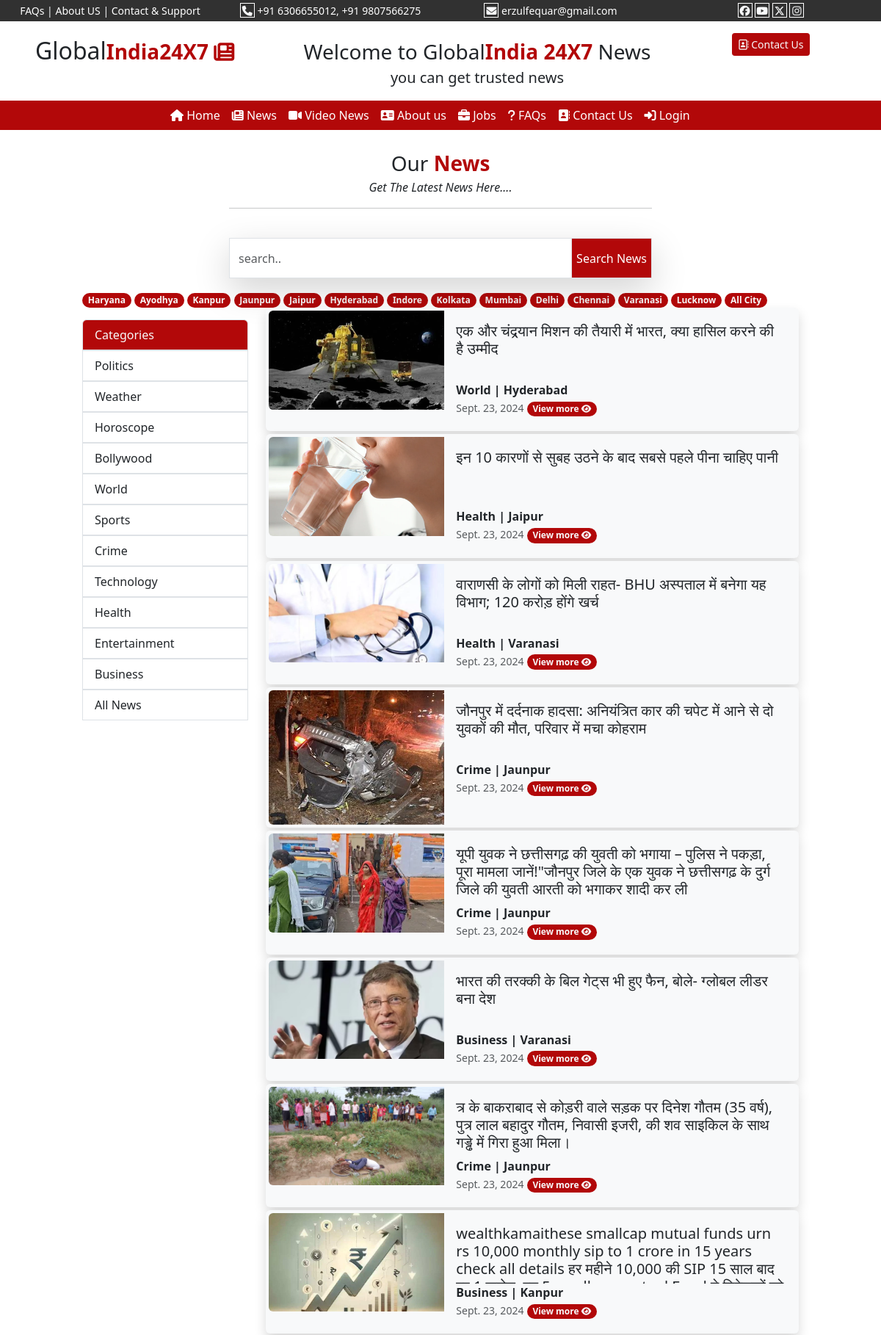
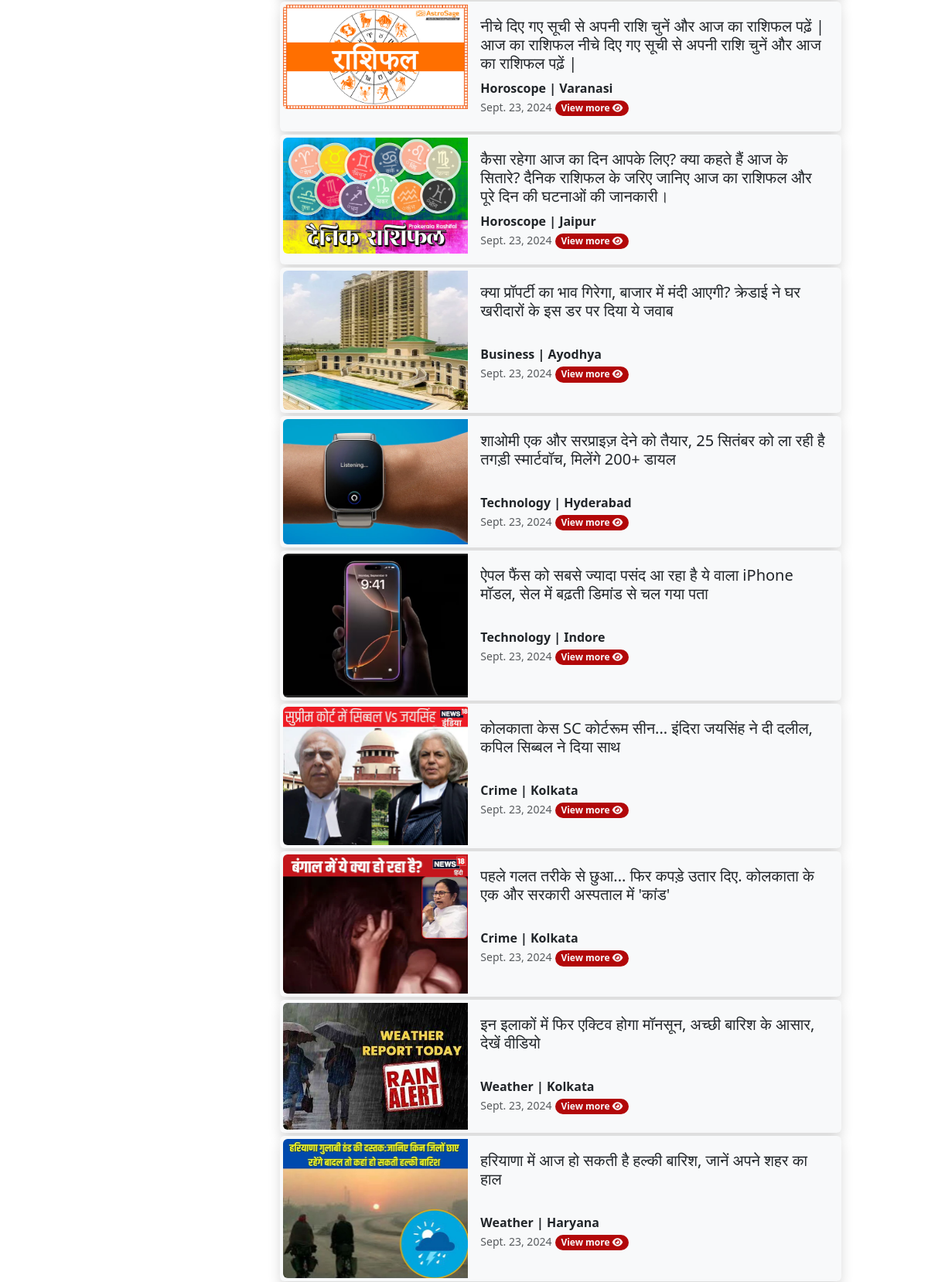
Page /news/ (upper part) on the committed database (2 pictures, top to bottom).
### user/models.py (models this page shows)
class tbl_city(models.Model):
    city_name=models.CharField(max_length=50,null=True)
    city_picture=models.ImageField(upload_to='static/city/',null=True)
    def __str__(self):
        return self.city_name

class category(models.Model):
    category_name=models.CharField(max_length=100,null=True)
    category_picture=models.ImageField(upload_to='static/category/',null=True)
    def __str__(self):
        return self.category_name

class tbl_news(models.Model):
    headline=models.CharField(max_length=400,null=True)
    news_category=models.ForeignKey(category,on_delete=models.CASCADE)
    news_city=models.ForeignKey(tbl_city,on_delete=models.CASCADE)
    news_description=models.TextField(null=True)
    posted_date=models.DateField()
    news_picture=models.ImageField(upload_to='static/news/',null=True)

### user/views.py (the view)
# urls.py: path('news/',views.news),
def news(request):
    catid=request.GET.get('catid')
    cityid=request.GET.get('cityid')
    searchdata=request.GET.get('search')
    data=""
    if catid is not None:
        data=tbl_news.objects.all().filter(news_category=catid)
    elif cityid is not None:
        data=tbl_news.objects.all().filter(news_city=cityid)
    elif searchdata is not None:
        data=tbl_news.objects.all().filter(Q(headline__icontains=searchdata) |Q(news_description__icontains=searchdata) |Q(news_city__city_name__icontains=searchdata) |Q(news_category__category_name__icontains=searchdata))
    else:
        data=tbl_news.objects.all().order_by('-id')
    citydata=tbl_city.objects.all().order_by('-id')
    categorydata=category.objects.all().order_by('-id')
    mydict={'ndata':data,'citydata':citydata,'categorydata':categorydata}
    return render(request,'news.html',mydict)

### templates/news.html (shortened to what this page needs)
{% extends 'base.html'%}
{% load static %}
{% block childpage %}
<div class="row heading text-center py-4" xmlns="http://www.w3.org/1999/html">
<div class="col-sm-6 mx-auto">
    <p class="fs-3 m-0">Our<b class="txt-color1">              News</b></p>
    <i> Get The Latest News Here....</i>
    <hr/>
</div>
</div>
<div class="row">
    <div class="col-sm-6 mx-auto">
        <form>
        <div class="input-group shadow-lg mb-3">
            <input type="text"  name=search class="form-control" placeholder="search..">
            <i class="input-group-text bg-mycolor1 p-0 rounded-0">
                  <input type="submit" value="Search News"/>
            </i>
        </div>
            </form>
    </div>
</div>
<div class="row">
    <div class="col-sm-10 mx-auto">
        {% for i in citydata %}
        <a href="/news?cityid={{i.id}}" class="badge bg-mycolor1 text-light rounded-pill" style="text-decoration:none;">{{i.city_name}}</a>
    {% endfor %}
                <a href="/news/" class="badge bg-mycolor1 text-light rounded-pill" style="text-decoration:none;">All City</a>
    </div>
</div>
<div class="row">
    <div class="col-sm-10 mx-auto">
        <div class="row">
       <div class="col-sm-3 my-3">
           <ul class="list-group">
  <li class="list-group-item bg-mycolor1 text-light">Categories</li>
               {% for x in categorydata%}
 <a href="/news?catid={{x.id}}" style="text-decoration:none"> <li class="list-group-item">{{x.category_name}}</li></a>
               {% endfor %}
                <a href="/news/" style="text-decoration:none"> <li class="list-group-item">All News</li></a>
</ul>
       </div>
       <div class="col-sm-9">
                {% for i in ndata %}
            <div class="card border-0 shadow p-1 mb-1 bg-body-tertiary rounded">
  <div class="row g-0">
    <div class="col-md-4">
      <img src="../{{i.news_picture}}" style="max-height:300px;" class="img-fluid rounded-start" alt="...">
    </div>
    <div class="col-md-8">
      <div class="card-body">
        <h5 class="card-title m-0 " style="height:80px; overflow-y:auto;">{{i.headline}}</h5>
          <b>{{i.news_category}}  | {{i.news_city}}</b>
        <p class="card-text"><small class="text-body-secondary">{{i.posted_date}}</small>
          <a href="/newsdetails?nid={{i.id}}" class="badge bg-mycolor1 rounded-pill text-light bt" style="text-decoration:none;">View more <i class="fa-solid fa-eye"></i></a></p>
      </div>
    </div>
  </div>
</div>
                {% endfor %}
       </div>
            </div>
    </div>
</div>
{% endblock %}

### templates/base.html (style rules this page uses)
body { overflow-x:hidden; }
:root { --bgcolor1:#b20809; --bgcolor2:#313131; --bgcolor3:#ffb634; }
.bg-mycolor1 { background:var(--bgcolor1); }
.txt-color1 { color:var(--bgcolor1); }

### templates/news.html (style rules this page uses)
.form-control { height:55px; border-radius:0px !important; }
.input-group-text input { background:transparent; color:white; height:50px; border:none; }

### rows in the picture
tbl_city: city_name "Haryana"
tbl_city: city_name "Ayodhya"
tbl_city: city_name "Kanpur"
tbl_city: city_name "Jaunpur"
tbl_city: city_name "Jaipur"
tbl_city: city_name "Hyderabad"
tbl_city: city_name "Indore"
tbl_city: city_name "Kolkata"
tbl_city: city_name "Mumbai"
tbl_city: city_name "Delhi"
tbl_city: city_name "Chennai"
tbl_city: city_name "Varanasi"
tbl_city: city_name "Lucknow"
category: category_name "Politics"
category: category_name "Weather"
category: category_name "Horoscope"
category: category_name "Bollywood"
category: category_name "World"
category: category_name "Sports"
category: category_name "Crime"
category: category_name "Technology"
category: category_name "Health"
category: category_name "Entertainment"
category: category_name "Business"
tbl_news: news_picture (picture), headline "एक और चंद्रयान मिशन की तैयारी में भारत, क्या हासिल करने की है उम्मीद", news_category "World", news_city "Hyderabad", posted_date "Sept. 23, 2024"
tbl_news: news_picture (picture), headline "इन 10 कारणों से सुबह उठने के बाद सबसे पहले पीना चाहिए पानी", news_category "Health", news_city "Jaipur", posted_date "Sept. 23, 2024"
tbl_news: news_picture (picture), headline "वाराणसी के लोगों को मिली राहत- BHU अस्पताल में बनेगा यह विभाग; 120 करोड़ होंगे खर्च", news_category "Health", news_city "Varanasi", posted_date "Sept. 23, 2024"
tbl_news: news_picture (picture), headline "जौनपुर में दर्दनाक हादसा: अनियंत्रित कार की चपेट में आने से दो युवकों की मौत, परिवार में मचा कोहराम", news_category "Crime", news_city "Jaunpur", posted_date "Sept. 23, 2024"
tbl_news: news_picture (picture), headline "यूपी युवक ने छत्तीसगढ़ की युवती को भगाया – पुलिस ने पकड़ा, पूरा मामला जानें!\"जौनपुर जिले के एक युवक ने छत्तीसगढ़ के दुर्ग जिले की युवती आरती को भगाकर शादी कर ली", news_category "Crime", news_city "Jaunpur", posted_date "Sept. 23, 2024"
tbl_news: news_picture (picture), headline "भारत की तरक्की के बिल गेट्स भी हुए फैन, बोले- ग्लोबल लीडर बना देश", news_category "Business", news_city "Varanasi", posted_date "Sept. 23, 2024"
tbl_news: news_picture (picture), headline "त्र के बाकराबाद से कोड़री वाले सड़क पर दिनेश गौतम (35 वर्ष), पुत्र लाल बहादुर गौतम, निवासी इजरी, की शव साइकिल के साथ गड्ढे में गिरा हुआ मिला।", news_category "Crime", news_city "Jaunpur", posted_date "Sept. 23, 2024"
tbl_news: news_picture (picture), headline "wealthkamaithese smallcap mutual funds urn rs 10,000 monthly sip to 1 crore in 15 years check all details हर महीने 10,000 की SIP 15 साल बाद…", news_category "Business", news_city "Kanpur", posted_date "Sept. 23, 2024"
tbl_news: news_picture (picture), headline "नीचे दिए गए सूची से अपनी राशि चुनें और आज का राशिफल पढ़ें |आज का राशिफल नीचे दिए गए सूची से अपनी राशि चुनें और आज का राशिफल पढ़ें |", news_category "Horoscope", news_city "Varanasi", posted_date "Sept. 23, 2024"
tbl_news: news_picture (picture), headline "कैसा रहेगा आज का दिन आपके लिए? क्या कहते हैं आज के सितारे? दैनिक राशिफल के जरिए जानिए आज का राशिफल और पूरे दिन की घटनाओं की जानकारी।", news_category "Horoscope", news_city "Jaipur", posted_date "Sept. 23, 2024"
tbl_news: news_picture (picture), headline "क्या प्रॉपर्टी का भाव गिरेगा, बाजार में मंदी आएगी? क्रेडाई ने घर खरीदारों के इस डर पर दिया ये जवाब", news_category "Business", news_city "Ayodhya", posted_date "Sept. 23, 2024"
tbl_news: news_picture (picture), headline "शाओमी एक और सरप्राइज़ देने को तैयार, 25 सितंबर को ला रही है तगड़ी स्मार्टवॉच, मिलेंगे 200+ डायल", news_category "Technology", news_city "Hyderabad", posted_date "Sept. 23, 2024"
tbl_news: news_picture (picture), headline "ऐपल फैंस को सबसे ज्यादा पसंद आ रहा है ये वाला iPhone मॉडल, सेल में बढ़ती डिमांड से चल गया पता", news_category "Technology", news_city "Indore", posted_date "Sept. 23, 2024"
tbl_news: news_picture (picture), headline "कोलकाता केस SC कोर्टरूम सीन... इंद‍िरा जयस‍िंह ने दी दलील, कप‍िल स‍िब्‍बल ने द‍िया साथ", news_category "Crime", news_city "Kolkata", posted_date "Sept. 23, 2024"
tbl_news: news_picture (picture), headline "पहले गलत तरीके से छुआ... फिर कपड़े उतार दिए. कोलकाता के एक और सरकारी अस्पताल में 'कांड'", news_category "Crime", news_city "Kolkata", posted_date "Sept. 23, 2024"
tbl_news: news_picture (picture), headline "इन इलाकों में फिर एक्टिव होगा मॉनसून, अच्छी बारिश के आसार, देखें वीडियो", news_category "Weather", news_city "Kolkata", posted_date "Sept. 23, 2024"
tbl_news: news_picture (picture), headline "हरियाणा में आज हो सकती है हल्की बारिश, जानें अपने शहर का हाल", news_category "Weather", news_city "Haryana", posted_date "Sept. 23, 2024"
